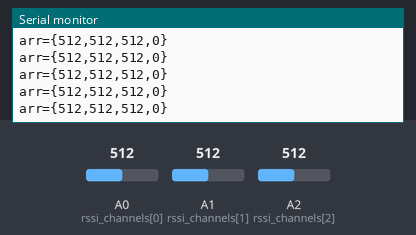
Simulated run of this sketch. Board: Arduino Uno, built with avr-gcc and run on an emulated ATmega328P. Parts: the last lines printed to the serial monitor. The test bench sets the inputs (shaded band); at power-on: A1 (rssi_channels[1]) = 512, A0 (rssi_channels[0]) = 512, A2 (rssi_channels[2]) = 512.

Above: at 7.7 s.
7.8 s: A1 (rssi_channels[1]) set to 983
At 7.85 s:
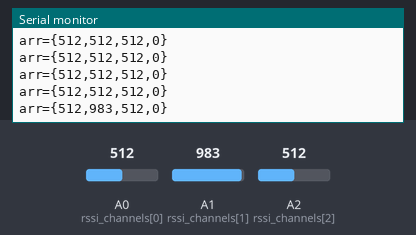
9.3 s: A1 (rssi_channels[1]) set to 1010
At 9.33 s:
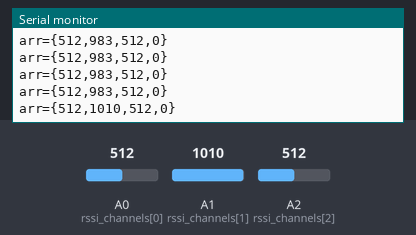
Timing chart, 0 to 11.8 s (numbered marks = the images above; inputs shaded):
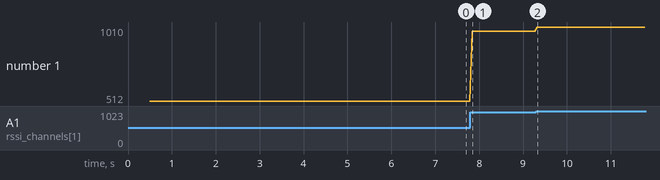

Measured:
- after the input at 7.8 s, the serial monitor: prints a new line at once (image 1)
- after the input at 9.3 s, the serial monitor: prints a new line at once (image 2)
- plotted number 1: 512 → 983 after the input at 7.8 s, 983 → 1010 after the input at 9.3 s

The sketch:

arduino-adc.ino
```cpp
// (licence header left out)
char rssi_channels[]={A0,A1,A2};

void setup()
{
  //delay to allow for ESP to boot up
  delay(500);
  Serial.begin(115200);
  //channels are by defult set to inputs
}

void loop()
{
  Serial.print("arr={");
  for(char i=0;i<sizeof(rssi_channels);i++){
    Serial.print((int)analogRead(rssi_channels[i]));
    Serial.print(",");
  }
  Serial.println("0}");
  delay(50);
}
```
